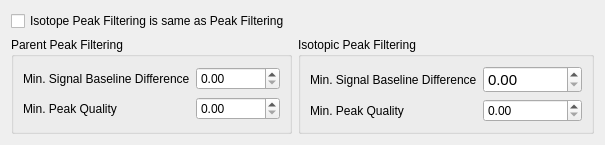
     <widget class="QWidget" name="peakFilteringTab">
      <attribute name="title">
       <string>Peak Filtering</string>
      </attribute>
      <layout class="QGridLayout" name="gridLayout_7">
       <item row="0" column="0">
        <widget class="QCheckBox" name="isIsotopeEqualPeakFilter">
         <property name="cursor">
          <cursorShape>PointingHandCursor</cursorShape>
         </property>
         <property name="text">
          <string>Isotope Peak Filtering is same as Peak Filtering</string>
         </property>
        </widget>
       </item>
       <item row="1" column="0">
        <widget class="QGroupBox" name="peakFilteringGroupBox">
         <property name="sizePolicy">
          <sizepolicy hsizetype="Preferred" vsizetype="Preferred">
           <horstretch>0</horstretch>
           <verstretch>0</verstretch>
          </sizepolicy>
         </property>
         <property name="title">
          <string>Parent Peak Filtering</string>
         </property>
         <layout class="QGridLayout" name="gridLayout_12">
          <item row="0" column="0">
           <widget class="QLabel" name="label_34">
            <property name="text">
             <string>Min. Signal Baseline Difference</string>
            </property>
           </widget>
          </item>
          <item row="0" column="1">
           <widget class="QDoubleSpinBox" name="minSignalBaselineDifference">
            <property name="maximum">
             <double>100000000000000000000.000000000000000</double>
            </property>
           </widget>
          </item>
          <item row="1" column="0">
           <widget class="QLabel" name="label_37">
            <property name="text">
             <string>Min. Peak Quality</string>
            </property>
           </widget>
          </item>
          <item row="1" column="1">
           <widget class="QDoubleSpinBox" name="minPeakQuality">
            <property name="maximum">
             <double>1.000000000000000</double>
            </property>
            <property name="singleStep">
             <double>0.100000000000000</double>
            </property>
           </widget>
          </item>
         </layout>
        </widget>
       </item>
       <item row="1" column="1">
        <widget class="QGroupBox" name="isotopeFilteringGroupBox">
         <property name="sizePolicy">
          <sizepolicy hsizetype="Preferred" vsizetype="Preferred">
           <horstretch>0</horstretch>
           <verstretch>0</verstretch>
          </sizepolicy>
         </property>
         <property name="title">
          <string>Isotopic Peak Filtering</string>
         </property>
         <layout class="QGridLayout" name="gridLayout_13">
          <item row="0" column="0">
           <widget class="QLabel" name="label_36">
            <property name="text">
             <string>Min. Signal Baseline Difference</string>
            </property>
           </widget>
          </item>
          <item row="0" column="1">
           <widget class="QDoubleSpinBox" name="isotopicMinSignalBaselineDifference">
            <property name="font">
             <font>
              <family>Ubuntu</family>
              <pointsize>11</pointsize>
             </font>
            </property>
            <property name="maximum">
             <double>100000000000000000000.000000000000000</double>
            </property>
           </widget>
          </item>
          <item row="1" column="0">
           <widget class="QLabel" name="label_38">
            <property name="text">
             <string>Min. Peak Quality</string>
            </property>
           </widget>
          </item>
          <item row="1" column="1">
           <widget class="QDoubleSpinBox" name="minIsotopicPeakQuality">
            <property name="maximum">
             <double>1.000000000000000</double>
            </property>
            <property name="singleStep">
             <double>0.100000000000000</double>
            </property>
           </widget>
          </item>
         </layout>
        </widget>
       </item>
      </layout>
     </widget>
